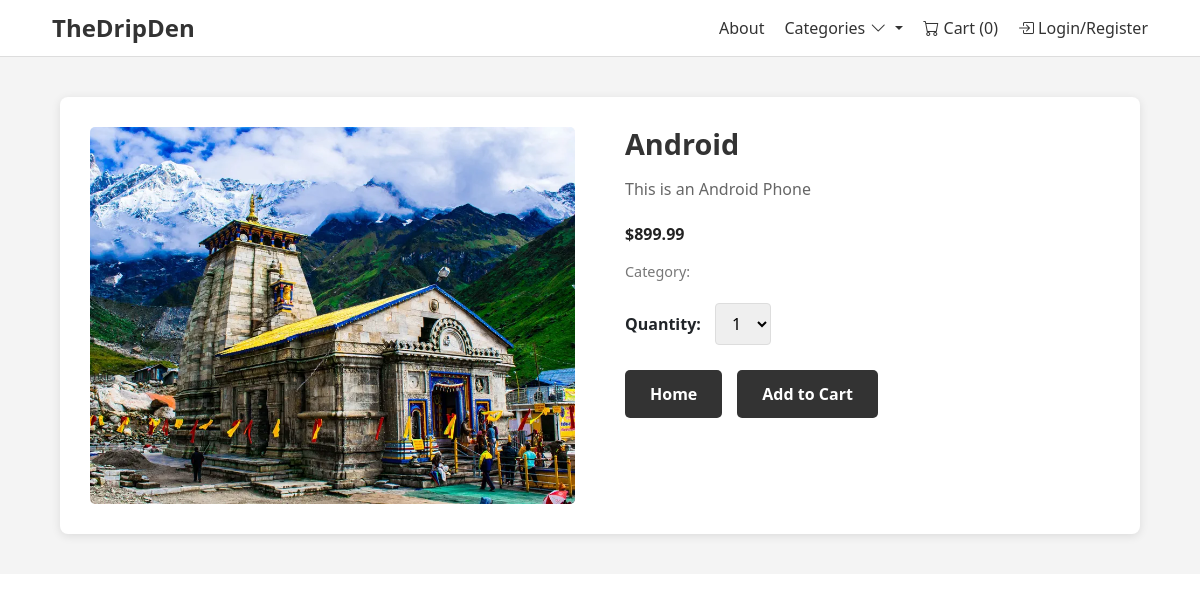
The app's page /product/2 with its own data.
### store/models.py (models this page shows, shortened)
class Product(models.Model):
    name=models.CharField( max_length=100)
    price=models.DecimalField(default=0,decimal_places=2,max_digits=6)
    category=models.ForeignKey(Category,on_delete=models.CASCADE,default=1)
    description=models.CharField( max_length=250,default='',blank=True,null=True)
    image=models.ImageField(upload_to='uploads/product')
    is_sale=models.BooleanField(default=False)
    sale_price=models.DecimalField(default=0,decimal_places=2,max_digits=6)

### store/views.py (the view)
# urls.py: path('product/<int:pk>',views.product,name='product'),
def product(request,pk):
    product=Product.objects.get(id=pk)
    return render(request,'product.html',{'product':product})

### cart/cart.py (called while the page is built)
    def __len__(self):
        return len(self.cart)

### cart/context_processors.py (called while the page is built)
def cart(request):
    return {'cart':Cart(request)}

### store/templates/product.html (shortened to what this page needs)
{% extends 'base.html' %}
{% load static %}
{% block content %}
<link rel="stylesheet" href="{% static 'css/product_detail.css' %}">
<section class="product-detail">
  <div class="product-card">
    <div class="product-image">
      <img src="{{ product.image.url }}" alt="{{ product.name }}">
    </div>
    <div class="product-info">
      <h2>{{ product.name }}</h2>
      <p class="description">{{ product.description }}</p>
      {% if product.is_sale %}
      <div class="sale-label">Sale!</div>
      <p class="price">
        <del>${{ product.price }}</del>
        <span class="sale-price">${{ product.sale_price }}</span>
      </p>
      {% else %}
      <p class="price">${{ product.price }}</p>
      {% endif %}
      <p class="category">Category: {{ product.Category }}</p>
      <div class="quantity-section">
        <label for="qty-cart">Quantity:</label>
        <select id="qty-cart">
          <option value="1">1</option>
        </select>
      </div>
      <div class="buttons">
        <a href="{% url 'home' %}" class="btn">Home</a>
        <button type="button" id="add-cart" value="{{ product.id }}" class="btn">Add to Cart</button>
      </div>
    </div>
  </div>
</section>
{% endblock %}

### static/css/base.css (style rules this page uses)
* { margin: 0; padding: 0; box-sizing: border-box; }
body { font-family: Arial, sans-serif; line-height: 1.6; color: #333; background-color: #f4f4f4; }

### static/css/products.css (style rules this page uses)
.product-info .price { font-size: 1rem; font-weight: 600; color: #222; }
.product-info .category { font-size: 0.9rem; color: #777; margin-top: 5px; }

### static/css/product_detail.css (style rules this page uses)
.product-detail { padding: 40px 5vw; background-color: #f4f4f4; }
.product-card { display: flex; max-width: 1200px; margin: 0 auto; background-color: #fff; border-radius: 8px; padding: 30px; box-shadow: 0 2px 10px rgba(0, 0, 0, 0.1); gap: 30px; }
.product-image { flex: 1; }
.product-image img { width: 100%; height: auto; border-radius: 5px; }
.product-info { flex: 1; padding-left: 20px; }
.product-info h2 { font-size: 1.8rem; font-weight: 700; margin-bottom: 15px; color: #333; }
.description { font-size: 1rem; color: #666; line-height: 1.6; margin-bottom: 20px; }
.price { font-size: 1.3rem; font-weight: 700; color: #333; margin: 15px 0; }
.category { font-size: 0.9rem; color: #777; margin-bottom: 20px; }
.quantity-section { margin: 20px 0; }
.quantity-section label { font-weight: 600; margin-right: 10px; }
#qty-cart { padding: 8px 12px; border: 1px solid #ddd; border-radius: 4px; font-size: 1rem; }
.buttons { display: flex; gap: 15px; margin-top: 25px; }
.buttons .btn { padding: 12px 25px; background-color: #333; color: white; border: none; border-radius: 5px; text-decoration: none; font-weight: 600; transition: background-color 0.3s; }

### records on screen
Product: image (picture), name "Android", description "This is an Android Phone", price "899.99"

### other values on screen
{{ cart|length }} "0"
